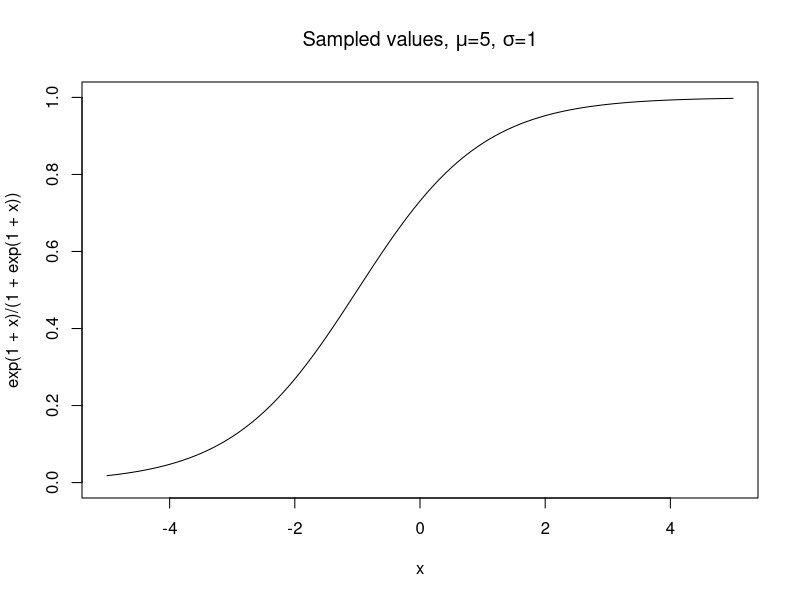

Generate this figure with R:
## ---- chunk 1
knitr::opts_chunk$set(echo = TRUE)
## ---- chunk 2
curve(exp(1+x)/(1+exp(1+x)), xlim = c(-5, 5), ylim = c(0, 1), main=expression(paste("Sampled values, ", mu, "=5, ", sigma,
    "=1")))
